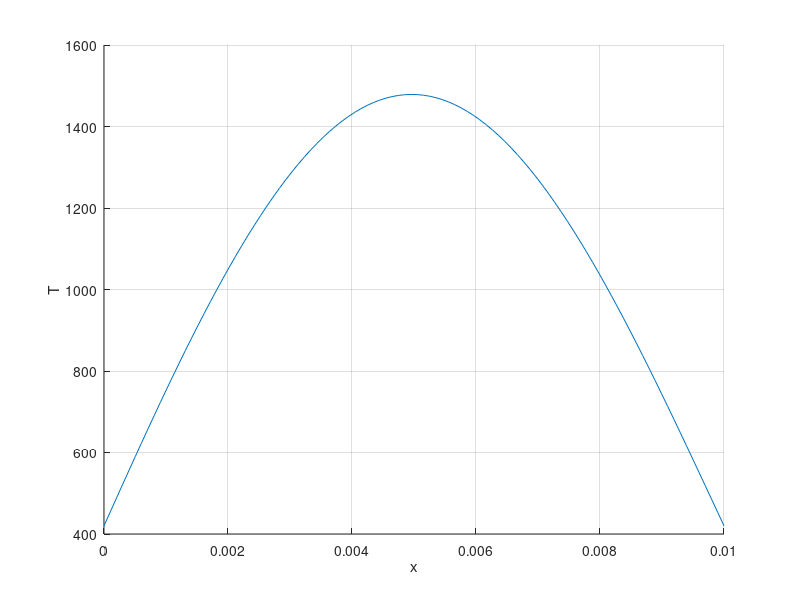

This figure's MATLAB source:
% clear 
% close all
% Initialize number of nodes and constants
N = 100;

L = 0.01;
rho = 11000;
k = 4.5;
c = 300;
alpha = k/(rho*c);
q = 300E6/(2/pi);
h = L/(N-1);
dt = 0.0001;
% Initialize domain
x = linspace(0,L,N);
x1 = x;
% Initialize and plot heat distribTtion at t = 0
T = ones(1,N)*500; 
T = T;
hold on
% Calculate heat at specified times
t = [1,1.1,6,8];
jmax = t/dt;
k = 4.5;
T(1) = 420;
T(length(T)) = 420; 
error = 1;
count = 0;
while error > 0.001
Told = T;
for i=2:N-1    
    T(i) = (Told(i-1) + Told(i+1))/2 + (h^2)*q*sin((pi*i*h)/L)/(2*k);
% T(i) = Told(i) + alpha*dt((Told(i-1)- 2*Toldi*(i)+Told(i+1))/(h^2) + q*sin((pi*i*h)/L));
end
error = max(abs(T-Told));
end
plot(x,T)
grid on
xlabel('x')
ylabel('T')
